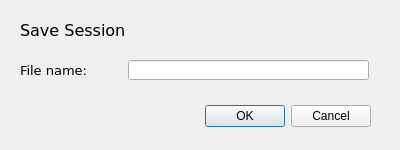
<?xml version="1.0" encoding="UTF-8"?>
<ui version="4.0">
 <class>saveFile</class>
 <widget class="QDialog" name="saveFile">
  <property name="geometry">
   <rect>
    <x>0</x>
    <y>0</y>
    <width>400</width>
    <height>150</height>
   </rect>
  </property>
  <property name="windowTitle">
   <string>Save File</string>
  </property>
  <widget class="QDialogButtonBox" name="buttonBox">
   <property name="geometry">
    <rect>
     <x>30</x>
     <y>100</y>
     <width>341</width>
     <height>32</height>
    </rect>
   </property>
   <property name="orientation">
    <enum>Qt::Horizontal</enum>
   </property>
   <property name="standardButtons">
    <set>QDialogButtonBox::Cancel|QDialogButtonBox::Ok</set>
   </property>
  </widget>
  <widget class="QLabel" name="label">
   <property name="geometry">
    <rect>
     <x>20</x>
     <y>20</y>
     <width>151</width>
     <height>21</height>
    </rect>
   </property>
   <property name="font">
    <font>
     <family>Verdana</family>
     <pointsize>12</pointsize>
    </font>
   </property>
   <property name="text">
    <string>Save Session</string>
   </property>
  </widget>
  <widget class="QLineEdit" name="fileName">
   <property name="geometry">
    <rect>
     <x>128</x>
     <y>60</y>
     <width>241</width>
     <height>20</height>
    </rect>
   </property>
  </widget>
  <widget class="QLabel" name="label_2">
   <property name="geometry">
    <rect>
     <x>20</x>
     <y>60</y>
     <width>70</width>
     <height>20</height>
    </rect>
   </property>
   <property name="font">
    <font>
     <family>Verdana</family>
     <pointsize>10</pointsize>
    </font>
   </property>
   <property name="text">
    <string>File name:</string>
   </property>
  </widget>
 </widget>
 <resources/>
 <connections>
  <connection>
   <sender>buttonBox</sender>
   <signal>accepted()</signal>
   <receiver>saveFile</receiver>
   <slot>accept()</slot>
   <hints>
    <hint type="sourcelabel">
     <x>248</x>
     <y>254</y>
    </hint>
    <hint type="destinationlabel">
     <x>157</x>
     <y>274</y>
    </hint>
   </hints>
  </connection>
  <connection>
   <sender>buttonBox</sender>
   <signal>rejected()</signal>
   <receiver>saveFile</receiver>
   <slot>reject()</slot>
   <hints>
    <hint type="sourcelabel">
     <x>316</x>
     <y>260</y>
    </hint>
    <hint type="destinationlabel">
     <x>286</x>
     <y>274</y>
    </hint>
   </hints>
  </connection>
 </connections>
</ui>
